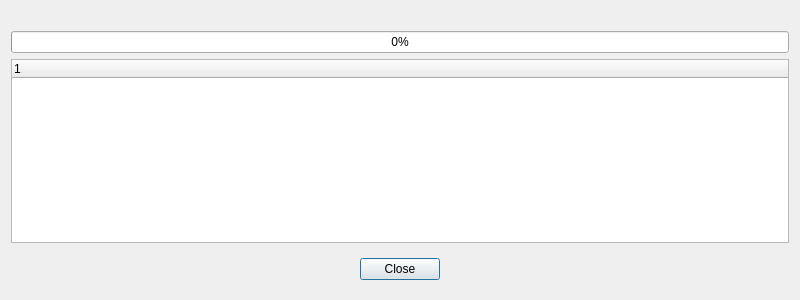
<?xml version="1.0" encoding="UTF-8"?>
<ui version="4.0">
 <class>Usdprogress</class>
 <widget class="QDialog" name="Usdprogress">
  <property name="geometry">
   <rect>
    <x>0</x>
    <y>0</y>
    <width>800</width>
    <height>300</height>
   </rect>
  </property>
  <property name="windowTitle">
   <string>Progress</string>
  </property>
  <property name="modal">
   <bool>false</bool>
  </property>
  <layout class="QVBoxLayout" name="verticalLayout">
   <item>
    <widget class="QLabel" name="label">
     <property name="text">
      <string/>
     </property>
    </widget>
   </item>
   <item>
    <widget class="QProgressBar" name="progress">
     <property name="value">
      <number>0</number>
     </property>
    </widget>
   </item>
   <item>
    <widget class="QTreeWidget" name="status">
     <column>
      <property name="text">
       <string notr="true">1</string>
      </property>
     </column>
    </widget>
   </item>
   <item>
    <widget class="QWidget" name="widget" native="true">
     <layout class="QHBoxLayout" name="horizontalLayout">
      <item>
       <spacer name="horizontalSpacer">
        <property name="orientation">
         <enum>Qt::Orientation::Horizontal</enum>
        </property>
        <property name="sizeHint" stdset="0">
         <size>
          <width>40</width>
          <height>20</height>
         </size>
        </property>
       </spacer>
      </item>
      <item>
       <widget class="QPushButton" name="close">
        <property name="text">
         <string>Close</string>
        </property>
       </widget>
      </item>
      <item>
       <spacer name="horizontalSpacer_2">
        <property name="orientation">
         <enum>Qt::Orientation::Horizontal</enum>
        </property>
        <property name="sizeHint" stdset="0">
         <size>
          <width>40</width>
          <height>20</height>
         </size>
        </property>
       </spacer>
      </item>
     </layout>
    </widget>
   </item>
  </layout>
 </widget>
 <resources/>
 <connections/>
</ui>
